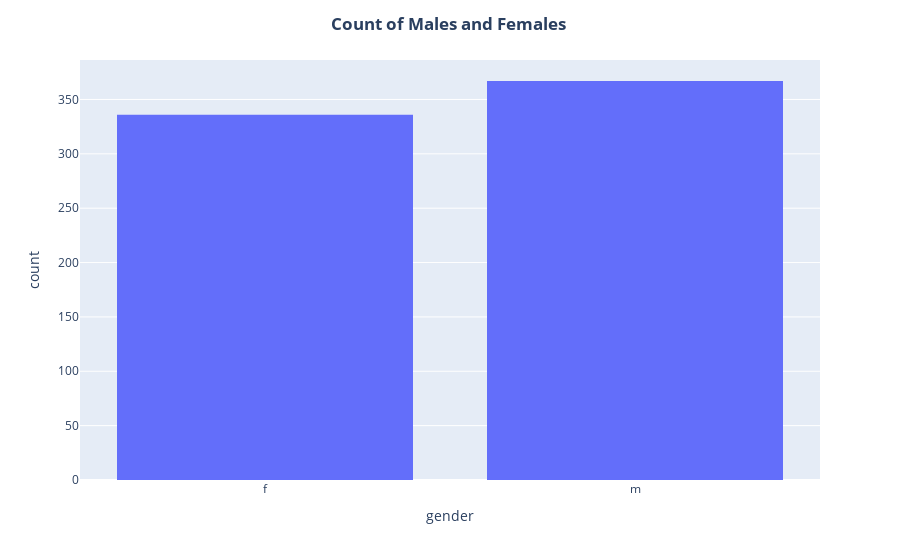

The notebook cell this image was saved under:
### Markdown cell above
Using a histogram to visualise the count of the gender:

### Code cell
#using plotly to visualize the count of the gender 
fig = px.histogram(df, x='gender')

# Update layout to center the title
fig.update_layout(title_text='<b>Count of Males and Females </b>', title_x=0.5)

# Show the plot
fig.show()

### Figure 1 — Plotly figure (JSON) as saved in the notebook; plotly's stock layout.template omitted (floating-point values rounded to 4 significant figures; data arrays with more than 128 entries replaced by an {"elided": "..."} marker saying what was removed)
{"data": [{"alignmentgroup": "True", "bingroup": "x", "hovertemplate": "gender=%{x}<br>count=%{y}<extra></extra>", "legendgroup": "", "marker": {"color": "#636efa", "pattern": {"shape": ""}}, "name": "", "offsetgroup": "", "orientation": "v", "showlegend": false, "type": "histogram", "x": {"elided": "703 str values"}, "xaxis": "x", "yaxis": "y"}], "layout": {"barmode": "relative", "legend": {"tracegroupgap": 0}, "margin": {"t": 60}, "title": {"text": "<b>Count of Males and Females </b>", "x": 0.5}, "xaxis": {"anchor": "y", "domain": [0, 1], "title": {"text": "gender"}}, "yaxis": {"anchor": "x", "domain": [0, 1], "title": {"text": "count"}}}}
